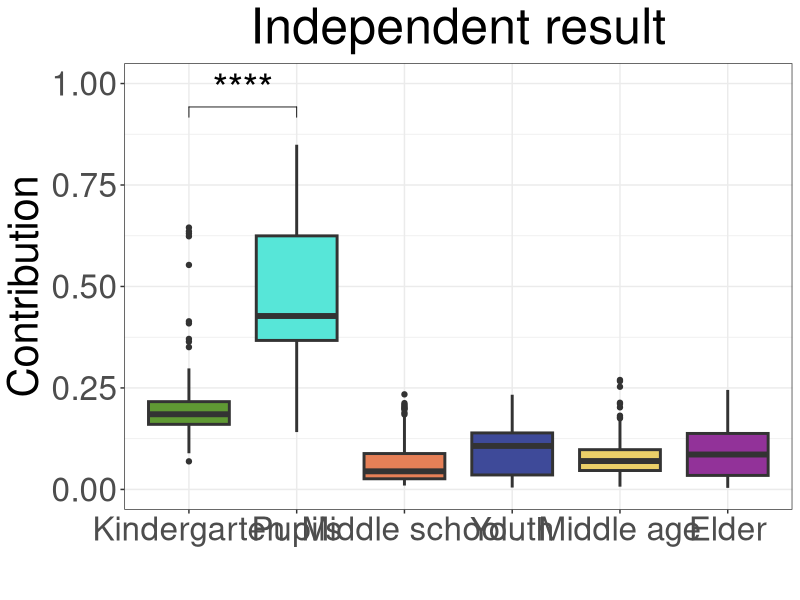
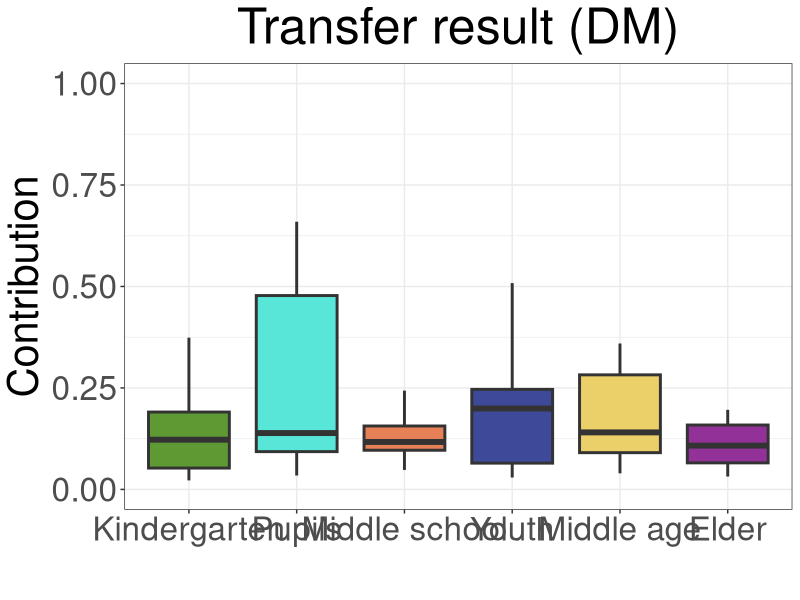

Here is the R script that generated these plots, in order:
library(ggplot2)
library(ggpubr)
library(dplyr)
library(reshape2)

inde.Data <- read.csv('independent_result/layerMelt.csv')[, c(2,3)] 
trans.Data <- read.csv('transfer_result/layerMelt.csv')[, c(2,3)]
inde.Data['mode'] <- 'independent'
trans.Data['mode'] <- 'transfer'
bind.Data <- bind_rows(inde.Data, trans.Data)

box.Plot <- ggplot(bind.Data, aes(x = Env, y = Contribution, fill=mode))+
                geom_boxplot()+
                xlim(c('Kindergarten', 'Pupils', 'Middle school', 'Youth', 'Middle age', 'Elder'))+
                ylim(c(0, 1))+
                xlab('')+
                ylab('Contribution')+
                theme_bw()+
                geom_smooth()

inde.Box.Plot = ggplot(inde.Data, aes(x=forcats::fct_relevel(Env, 'Kindergarten', 'Pupils', 'Middle school', 'Youth', 'Middle age', 'Elder'), y=Contribution))+
    geom_boxplot(fill=c('#5F9933', '#57E6D8', '#E68057', '#3E4A99', '#EBCF68', '#923299'), lwd=1)+
    theme_bw()+
    ylim(c(0,1))+
    xlab('')+ 
    ylab('Contribution')+
    labs(title='Independent result')+
    stat_compare_means(label='p.signif', comparisons=list(c('Kindergarten', 'Pupils')), method='wilcox.test', hide.ns=TRUE, label.y=0.9, size=10)+
    theme(text=element_text(size=30),
            plot.title=(element_text(hjust = 0.5)))
ggsave('independent_boxplot.jpg', height=10, width=12)

trans.Box.Plot = ggplot(trans.Data, aes(x=forcats::fct_relevel(Env, 'Kindergarten', 'Pupils', 'Middle school', 'Youth', 'Middle age', 'Elder'), y=Contribution))+
    geom_boxplot(fill=c('#5F9933', '#57E6D8', '#E68057', '#3E4A99', '#EBCF68', '#923299'), lwd=1)+
    theme_bw()+
    ylim(c(0, 1))+
    xlab('')+
    ylab('Contribution')+
    labs(title='Transfer result (DM)')+
    theme(text=element_text(size=30),
            plot.title=(element_text(hjust = 0.5)))
ggsave('transfer_boxplot.jpg', height=10, width=12)